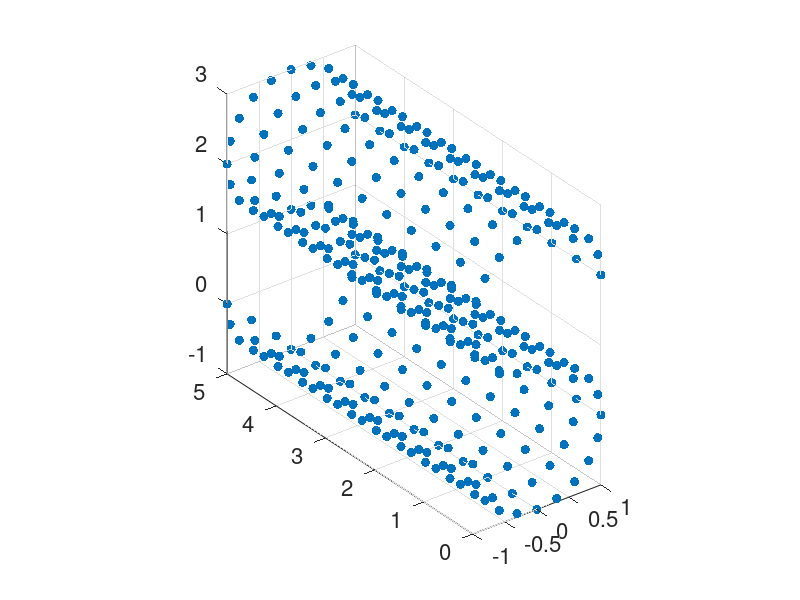

Source code (MATLAB):
function MakeScurveData()
%%
tt = [-1:0.1:0.5]*pi; 
uu = tt(end:-1:1); 
hh = [0:0.1:1]*5;
xx = [cos(tt) -cos(uu)]'*ones(size(hh));
yy = ones(size([tt uu]))'*hh;
zz = [sin(tt) 2-sin(uu)]'*ones(size(hh));
cc = [tt uu]' * ones(size(hh));
data3 = [xx(:),yy(:),zz(:)];
figure;
hold on;
plot3(xx(:),yy(:),zz(:),'.','Markersize',20);

daspect([1,1,1]);
set(gca,'fontsize',16);
view(3);
grid
save('ScurveData.mat','data3');
end
 
  
